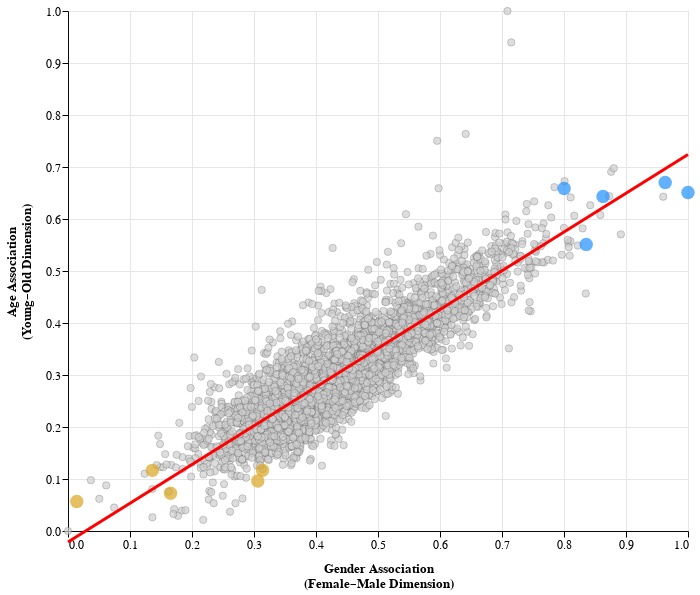

Source (notebook cell):
### Markdown cell above
### Interactive Regression Plot

To enable a more complete inspection of the data, we create an **interactive** version of the regression plot.

In this visualization, each point corresponds to a social category. Hovering over any point reveals the category name and its normalized gender and age association scores.

### Code cell
alt.data_transformers.disable_max_rows()

# -----------------------
# Rename columns to Altair-friendly names (no dots)
# -----------------------
dfp = df

# -----------------------
# Regression parameters (age_norm_main = b0 + b1 * gender_norm_main)
# ----------------------
b0 = float(results.params["const"])
b1 = float(results.params["gender_norm_main"])

# Chart domain: normalized variables are expected in [0,1]
ymin, ymax = 0.0, 1.0
xmin, xmax = 0.0, 1.0

reg_df = pd.DataFrame({
    "x": [xmin, xmax],
    "y": [b0 + b1 * xmin, b0 + b1 * xmax]
})


# ============================================================
# Choose a few representative categories to highlight
# - low_cats: illustrative "more female-coded / younger-coded" examples
# - high_cats: illustrative "more male-coded / older-coded" examples
# ============================================================
low_cats = ["intern", "cook", "secretary", "novice", "homoeopath"]
high_cats = [
    "military personnel", "elected official",
    "chairman of the board", "chief of staff", "director of research"
]

low_df  = dfp[dfp["social_category"].isin(low_cats)]
high_df = dfp[dfp["social_category"].isin(high_cats)]

# Remove highlighted categories from grey points
highlight_cats = set(low_cats) | set(high_cats)
base_df = dfp[~dfp["social_category"].isin(highlight_cats)].copy()

ticks_01 = [round(v, 1) for v in np.arange(0.0, 1.0 + 0.1, 0.1)]

# ============================================================
# Hover interaction
# ============================================================
hover = alt.selection_point(fields=["social_category"], on="mouseover", nearest=True, empty="none")

# ============================================================
# Base layer: all points, faint grey
# - tooltip shows category + coordinates
# ============================================================
base = alt.Chart(base_df).mark_point(
    filled=True,
    size=55,
    color="#cfcece",
    opacity=0.7,
    stroke="#000000",
    strokeWidth=0.25
).encode(
    x=alt.X(
        "gender_norm_main:Q",
        scale=alt.Scale(domain=[0.0, 1.0]),
        axis=alt.Axis(
            title=["Gender Association", "(Female–Male Dimension)"],
            titleFontWeight="bold",
            titleFontSize=13,
            titlePadding=12,
            values=ticks_01,
            format=".1f",
            grid=True
        )
    ),
    y=alt.Y(
        "age_norm_main:Q",
        scale=alt.Scale(domain=[0.0, 1.0]),
        axis=alt.Axis(
            title=["Age Association", "(Young–Old Dimension)"],
            titleFontWeight="bold",
            titleFontSize=13,
            titlePadding=12,
            values=ticks_01,
            format=".1f",
            grid=True
        )
    ),
    tooltip=[
        alt.Tooltip("Social_Category:N", title="social_category"),
        alt.Tooltip("gender_norm_main:Q", title="gender_norm", format=".2f"),
        alt.Tooltip("age_norm_main:Q", title="age_norm", format=".2f"),
    ]
).add_params(hover)



# ============================================================
# Highlight layers: selected "low" and "high" categories
# ============================================================
low_pts = alt.Chart(low_df).mark_point(
    filled=True, size=180,
    color="#DAA520",
    opacity=0.7
).encode(
    x="gender_norm_main:Q",
    y="age_norm_main:Q",
    size=alt.condition(hover, alt.value(260), alt.value(180)),
    opacity=alt.condition(hover, alt.value(1.0), alt.value(0.7)),
    stroke=alt.condition(hover, alt.value("black"), alt.value(None)),
    strokeWidth=alt.value(1),
    tooltip=[
        alt.Tooltip("Social_Category:N", title="Social category"),
        alt.Tooltip("gender_norm_main:Q", title="Gender assoc.", format=".2f"),
        alt.Tooltip("age_norm_main:Q", title="Age assoc.", format=".2f"),
    ]
).add_params(hover)

high_pts = alt.Chart(high_df).mark_point(
    filled=True, size=180,
    color="#1E90FF",
    opacity=0.7
).encode(
    x="gender_norm_main:Q",
    y="age_norm_main:Q",
    size=alt.condition(hover, alt.value(260), alt.value(180)),
    opacity=alt.condition(hover, alt.value(1.0), alt.value(0.7)),
    stroke=alt.condition(hover, alt.value("black"), alt.value(None)),
    strokeWidth=alt.value(1),
    tooltip=[
        alt.Tooltip("Social_Category:N", title="Social category"),
        alt.Tooltip("gender_norm_main:Q", title="Gender assoc.", format=".2f"),
        alt.Tooltip("age_norm_main:Q", title="Age assoc.", format=".2f"),
    ]
).add_params(hover)

# -----------------------
# Regression line layer
# -----------------------
reg_line = alt.Chart(reg_df).mark_line(color="red", strokeWidth=3).encode(x="x:Q", y="y:Q")

# ============================================================
# Final Chart
# ============================================================
chart = alt.layer(
    base, low_pts, high_pts, reg_line
).properties(
    width=620,
    height=520
).configure_view(
    fill="white",
    stroke="#d9d9d9"
).configure_axis(
    gridColor="#e6e6e6",
    gridWidth=1,
    domain=True,
    domainColor="#0a0a0a",
    domainWidth=1,
    tickSize=6,
    tickColor="#000000",
    labelFontSize=12,
    titleFontSize=13
).configure_view(
    fill="white",
    stroke="#d9d9d9"
)



chart

### Figure 1 — Vega-Lite specification as saved in the notebook (floating-point values rounded to 4 significant figures; data arrays with more than 128 entries replaced by an {"elided": "..."} marker saying what was removed)
{"config": {"view": {"continuousWidth": 300, "continuousHeight": 300, "fill": "white", "stroke": "#d9d9d9"}, "axis": {"domain": true, "domainColor": "#0a0a0a", "domainWidth": 1, "gridColor": "#e6e6e6", "gridWidth": 1, "labelFontSize": 12, "tickColor": "#000000", "tickSize": 6, "titleFontSize": 13}}, "layer": [{"data": {"name": "data-11f97b3412a62080f5f9620827871a4a"}, "mark": {"type": "point", "color": "#cfcece", "filled": true, "opacity": 0.7, "size": 55, "stroke": "#000000", "strokeWidth": 0.25}, "encoding": {"tooltip": [{"field": "Social_Category", "title": "social_category", "type": "nominal"}, {"field": "gender_norm_main", "format": ".2f", "title": "gender_norm", "type": "quantitative"}, {"field": "age_norm_main", "format": ".2f", "title": "age_norm", "type": "quantitative"}], "x": {"axis": {"format": ".1f", "grid": true, "title": ["Gender Association", "(Female–Male Dimension)"], "titleFontSize": 13, "titleFontWeight": "bold", "titlePadding": 12, "values": [0.0, 0.1, 0.2, 0.3, 0.4, 0.5, 0.6, 0.7, 0.8, 0.9, 1.0]}, "field": "gender_norm_main", "scale": {"domain": [0.0, 1.0]}, "type": "quantitative"}, "y": {"axis": {"format": ".1f", "grid": true, "title": ["Age Association", "(Young–Old Dimension)"], "titleFontSize": 13, "titleFontWeight": "bold", "titlePadding": 12, "values": [0.0, 0.1, 0.2, 0.3, 0.4, 0.5, 0.6, 0.7, 0.8, 0.9, 1.0]}, "field": "age_norm_main", "scale": {"domain": [0.0, 1.0]}, "type": "quantitative"}}, "name": "view_1"}, {"data": {"name": "data-78d4812b0849c5179eabf7cf09d1ced1"}, "mark": {"type": "point", "color": "#DAA520", "filled": true, "opacity": 0.7, "size": 180}, "encoding": {"opacity": {"condition": {"param": "param_1", "value": 1.0, "empty": false}, "value": 0.7}, "size": {"condition": {"param": "param_1", "value": 260, "empty": false}, "value": 180}, "stroke": {"condition": {"param": "param_1", "value": "black", "empty": false}, "value": null}, "strokeWidth": {"value": 1}, "tooltip": [{"field": "Social_Category", "title": "Social category", "type": "nominal"}, {"field": "gender_norm_main", "format": ".2f", "title": "Gender assoc.", "type": "quantitative"}, {"field": "age_norm_main", "format": ".2f", "title": "Age assoc.", "type": "quantitative"}], "x": {"field": "gender_norm_main", "type": "quantitative"}, "y": {"field": "age_norm_main", "type": "quantitative"}}}, {"data": {"name": "data-17a40c504f4aae9441999fa367f5fb2c"}, "mark": {"type": "point", "color": "#1E90FF", "filled": true, "opacity": 0.7, "size": 180}, "encoding": {"opacity": {"condition": {"param": "param_1", "value": 1.0, "empty": false}, "value": 0.7}, "size": {"condition": {"param": "param_1", "value": 260, "empty": false}, "value": 180}, "stroke": {"condition": {"param": "param_1", "value": "black", "empty": false}, "value": null}, "strokeWidth": {"value": 1}, "tooltip": [{"field": "Social_Category", "title": "Social category", "type": "nominal"}, {"field": "gender_norm_main", "format": ".2f", "title": "Gender assoc.", "type": "quantitative"}, {"field": "age_norm_main", "format": ".2f", "title": "Age assoc.", "type": "quantitative"}], "x": {"field": "gender_norm_main", "type": "quantitative"}, "y": {"field": "age_norm_main", "type": "quantitative"}}}, {"data": {"name": "data-e08c0ddb2d775d0e2d253b307367309b"}, "mark": {"type": "line", "color": "red", "strokeWidth": 3}, "encoding": {"x": {"field": "x", "type": "quantitative"}, "y": {"field": "y", "type": "quantitative"}}}], "height": 520, "params": [{"name": "param_1", "select": {"type": "point", "fields": ["social_category"], "nearest": true, "on": "mouseover"}, "views": ["view_1"]}], "width": 620, "$schema": "https://vega.github.io/schema/vega-lite/v5.20.1.json", "datasets": {"data-11f97b3412a62080f5f9620827871a4a": {"elided": "3485 records"}, "data-78d4812b0849c5179eabf7cf09d1ced1": [{"social_category": "cook", "source": "GPT2", "gender_main": -0.3421, "gender_norm_main": 0.1654, "gender_ext": -0.01903, "gender_norm_ext": 0.3527, "gender_red": -0.2371, "gender_norm_red": 0.1617, "age_main": -0.1237, "age_norm_main": 0.07255, "age_ext": -0.02799, "age_norm_ext": 0.1647, "age_red": -0.08445, "age_norm_red": 0.16}, {"social_category": "homoeopath", "source": "GPT2", "gender_main": -0.3534, "gender_norm_main": 0.1362, "gender_ext": -0.03264, "gender_norm_ext": 0.2379, "gender_red": -0.2404, "gender_norm_red": 0.1515, "age_main": -0.1154, "age_norm_main": 0.1166, "age_ext": -0.02173, "age_norm_ext": 0.2065, "age_red": -0.07977, "age_norm_red": 0.2019}, {"social_category": "intern", "source": "GPT2", "gender_main": -0.4005, "gender_norm_main": 0.01418, "gender_ext": -0.05683, "gender_norm_ext": 0.03392, "gender_red": -0.2768, "gender_norm_red": 0.03865, "age_main": -0.1266, "age_norm_main": 0.05687, "age_ext": -0.0155, "age_norm_ext": 0.2482, "age_red": -0.0976, "age_norm_red": 0.04247}, {"social_category": "novice", "source": "GPT2", "gender_main": -0.2848, "gender_norm_main": 0.3138, "gender_ext": -0.01549, "gender_norm_ext": 0.3825, "gender_red": -0.1911, "gender_norm_red": 0.3047, "age_main": -0.1154, "age_norm_main": 0.1169, "age_ext": -0.03503, "age_norm_ext": 0.1178, "age_red": -0.07936, "age_norm_red": 0.2056}, {"social_category": "secretary", "source": "GPT2", "gender_main": -0.2878, "gender_norm_main": 0.3061, "gender_ext": 0.0005453, "gender_norm_ext": 0.5177, "gender_red": -0.2084, "gender_norm_red": 0.2509, "age_main": -0.1193, "age_norm_main": 0.09624, "age_ext": -0.03016, "age_norm_ext": 0.1503, "age_red": -0.07765, "age_norm_red": 0.2208}], "data-17a40c504f4aae9441999fa367f5fb2c": [{"social_category": "chairman of the board", "source": "GPT2", "gender_main": -0.03396, "gender_norm_main": 0.9632, "gender_ext": 0.05012, "gender_norm_ext": 0.9358, "gender_red": 0.01993, "gender_norm_red": 0.9598, "age_main": -0.01151, "age_norm_main": 0.6703, "age_ext": 0.01309, "age_norm_ext": 0.4389, "age_red": -0.002641, "age_norm_red": 0.8916}, {"social_category": "chief of staff", "source": "GPT2", "gender_main": -0.08315, "gender_norm_main": 0.8359, "gender_ext": 0.03842, "gender_norm_ext": 0.8371, "gender_red": -0.02166, "gender_norm_red": 0.8307, "age_main": -0.03388, "age_norm_main": 0.5512, "age_ext": 0.008316, "age_norm_ext": 0.4071, "age_red": -0.02377, "age_norm_red": 0.7027}, {"social_category": "director of research", "source": "GPT2", "gender_main": -0.01975, "gender_norm_main": 1.0, "gender_ext": 0.05774, "gender_norm_ext": 1.0, "gender_red": 0.03289, "gender_norm_red": 1.0, "age_main": -0.01516, "age_norm_main": 0.6509, "age_ext": 0.01076, "age_norm_ext": 0.4234, "age_red": -0.006746, "age_norm_red": 0.8549}, {"social_category": "elected official", "source": "GPT2", "gender_main": -0.0727, "gender_norm_main": 0.8629, "gender_ext": 0.02619, "gender_norm_ext": 0.734, "gender_red": -0.002932, "gender_norm_red": 0.8888, "age_main": -0.01656, "age_norm_main": 0.6434, "age_ext": 0.02395, "age_norm_ext": 0.5114, "age_red": -0.01845, "age_norm_red": 0.7503}, {"social_category": "military personnel", "source": "GPT2", "gender_main": -0.09693, "gender_norm_main": 0.8002, "gender_ext": 0.009372, "gender_norm_ext": 0.5922, "gender_red": -0.01576, "gender_norm_red": 0.849, "age_main": -0.01371, "age_norm_main": 0.6586, "age_ext": 0.03628, "age_norm_ext": 0.5936, "age_red": -0.02809, "age_norm_red": 0.664}], "data-e08c0ddb2d775d0e2d253b307367309b": [{"x": 0.0, "y": -0.02108}, {"x": 1.0, "y": 0.7239}]}}
